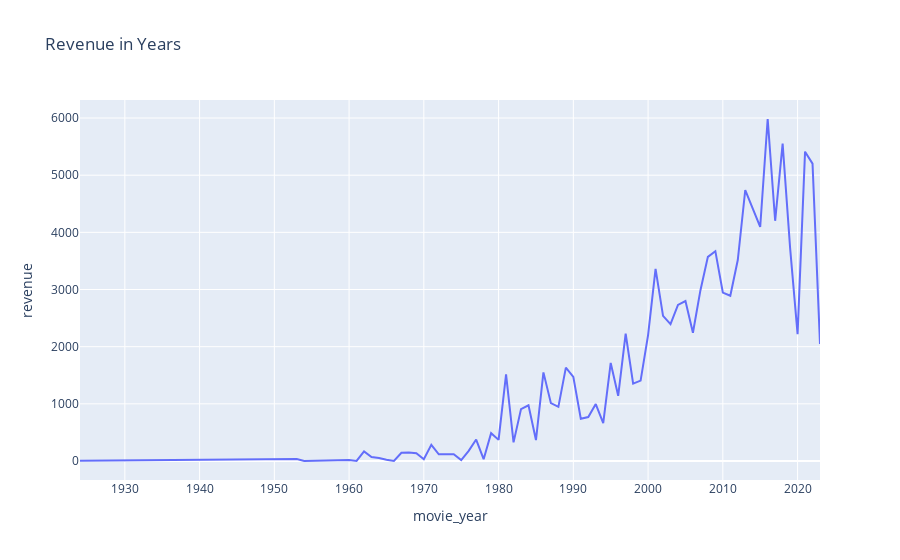

Notebook source saved alongside this figure:
### Code cell
df_Rev = df.groupby('movie_year')['revenue'].sum().round(1).reset_index()
px.line(df_Rev, x='movie_year',y='revenue',title="Revenue in Years")
#,template='plotly_dark',',,text='revenue'

### Figure 1 — Plotly figure (JSON) as saved in the notebook; plotly's stock layout.template omitted (floating-point values rounded to 4 significant figures)
{"data": [{"hovertemplate": "movie_year=%{x}<br>revenue=%{y}<extra></extra>", "legendgroup": "", "line": {"color": "#636efa", "dash": "solid"}, "marker": {"symbol": "circle"}, "mode": "lines", "name": "", "orientation": "v", "showlegend": false, "type": "scatter", "x": [1924, 1953, 1954, 1959, 1960, 1961, 1962, 1963, 1964, 1965, 1966, 1967, 1968, 1969, 1970, 1971, 1972, 1973, 1974, 1975, 1976, 1977, 1978, 1979, 1980, 1981, 1982, 1983, 1984, 1985, 1986, 1987, 1988, 1989, 1990, 1991, 1992, 1993, 1994, 1995, 1996, 1997, 1998, 1999, 2000, 2001, 2002, 2003, 2004, 2005, 2006, 2007, 2008, 2009, 2010, 2011, 2012, 2013, 2014, 2015, 2016, 2017, 2018, 2019, 2020, 2021, 2022, 2023], "xaxis": "x", "y": [3.5, 35.1, 0.3, 13.3, 15.6, 1.2, 168.9, 69.7, 53.7, 22, 0, 143.9, 146.9, 136, 29.6, 282.1, 116.4, 117.6, 117.3, 16.7, 177.3, 375.7, 32.1, 487.3, 369.7, 1515.0, 325.5, 907.4, 974.5, 366.5, 1550.0, 1012, 947.6, 1634.0, 1471.0, 739.5, 768.6, 995.8, 663.5, 1715.0, 1140, 2226.0, 1354.0, 1407.0, 2203.0, 3361.0, 2540, 2394.0, 2731.0, 2799.0, 2243.0, 2984.0, 3571, 3671.0, 2947.0, 2891, 3515.0, 4741.0, 4416.0, 4094.0, 5983, 4202.0, 5552.0, 3728, 2220, 5412.0, 5202.0, 2048.0], "yaxis": "y"}], "layout": {"legend": {"tracegroupgap": 0}, "title": {"text": "Revenue in Years"}, "xaxis": {"anchor": "y", "domain": [0, 1], "title": {"text": "movie_year"}}, "yaxis": {"anchor": "x", "domain": [0, 1], "title": {"text": "revenue"}}}}
